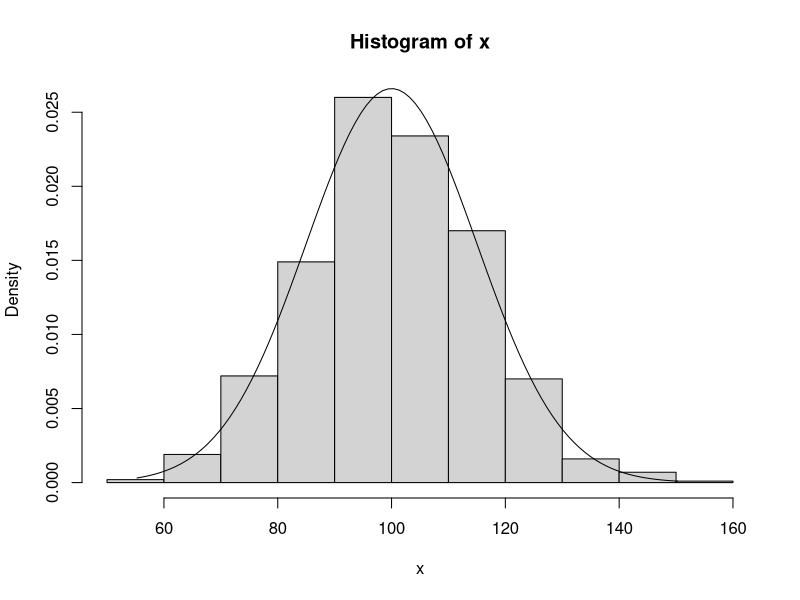
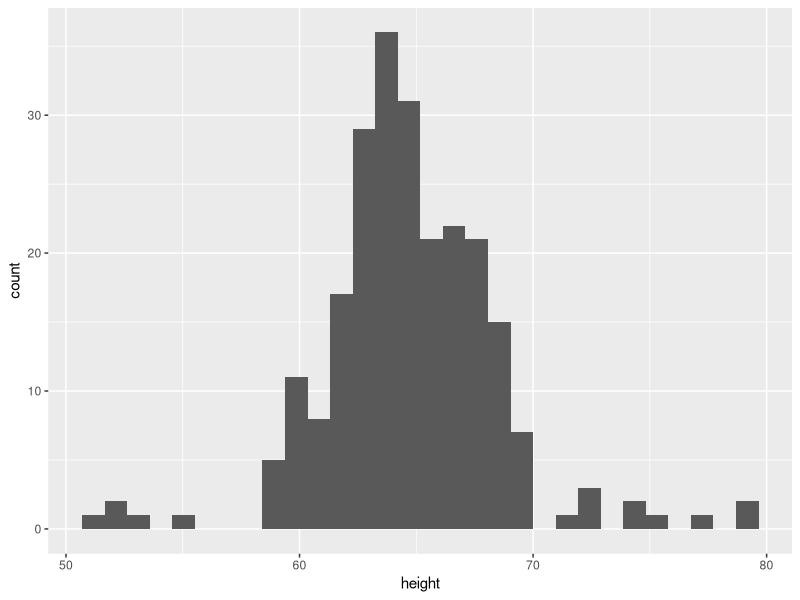
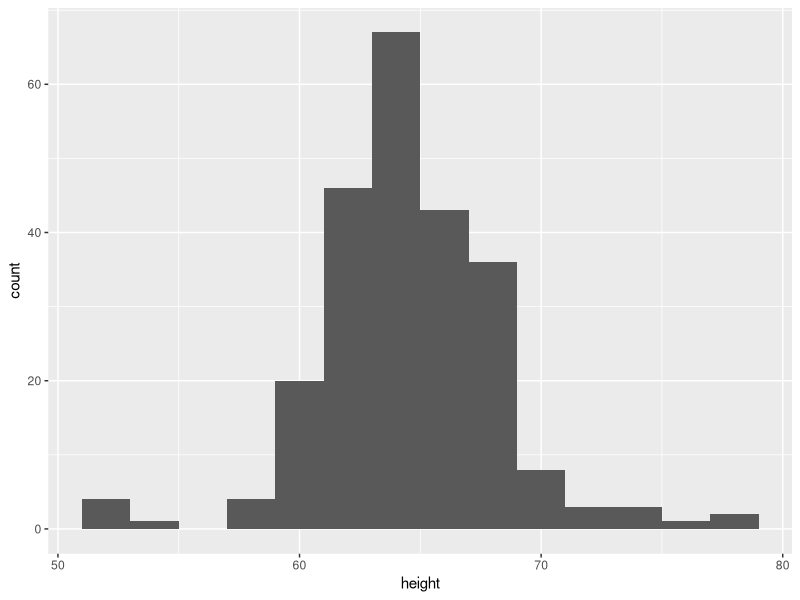
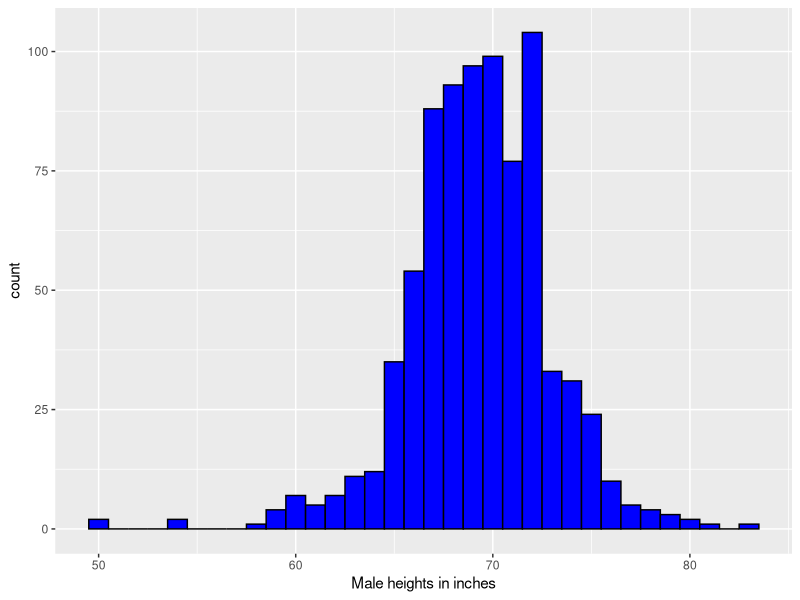
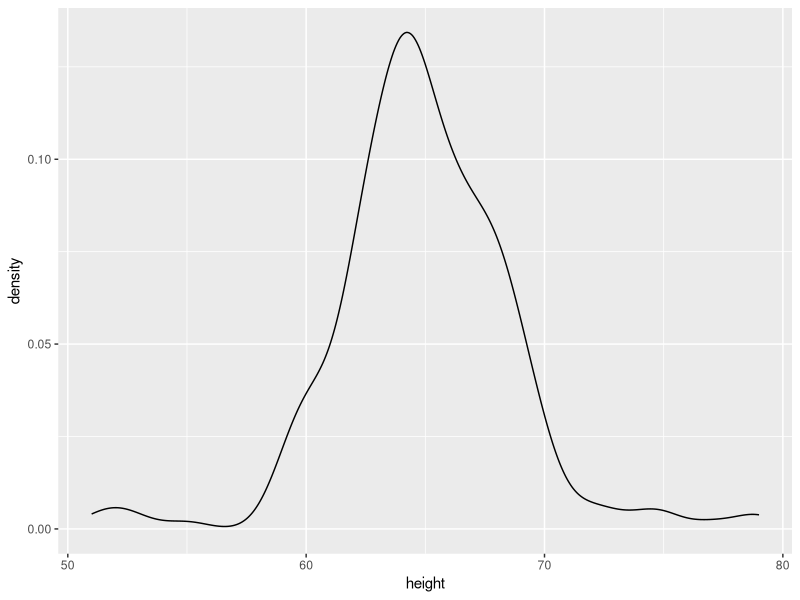
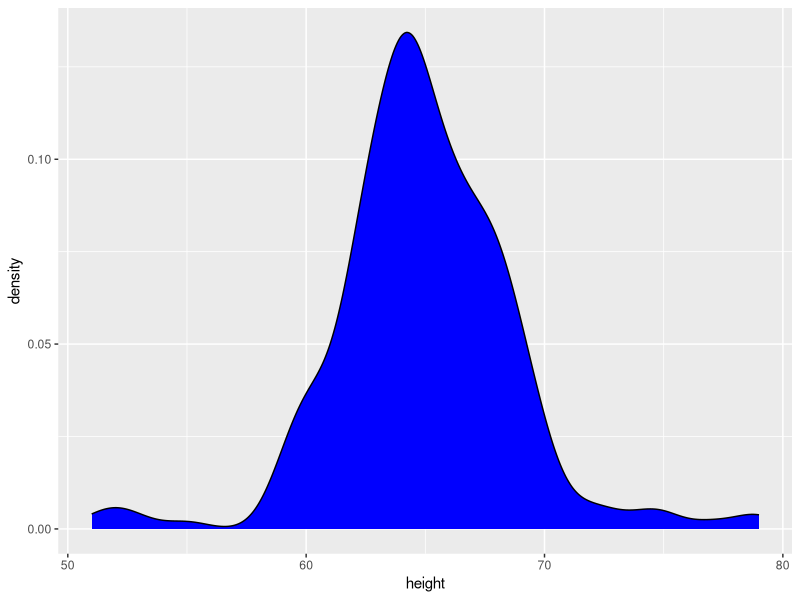
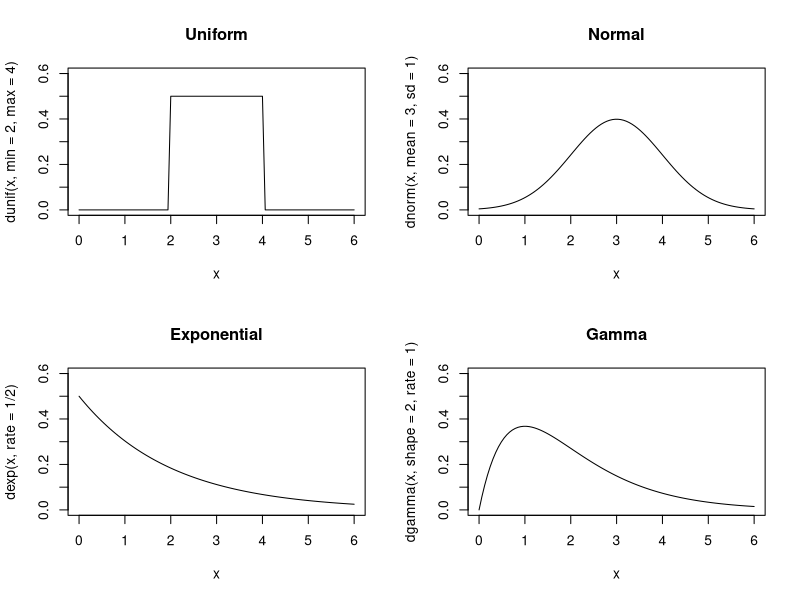
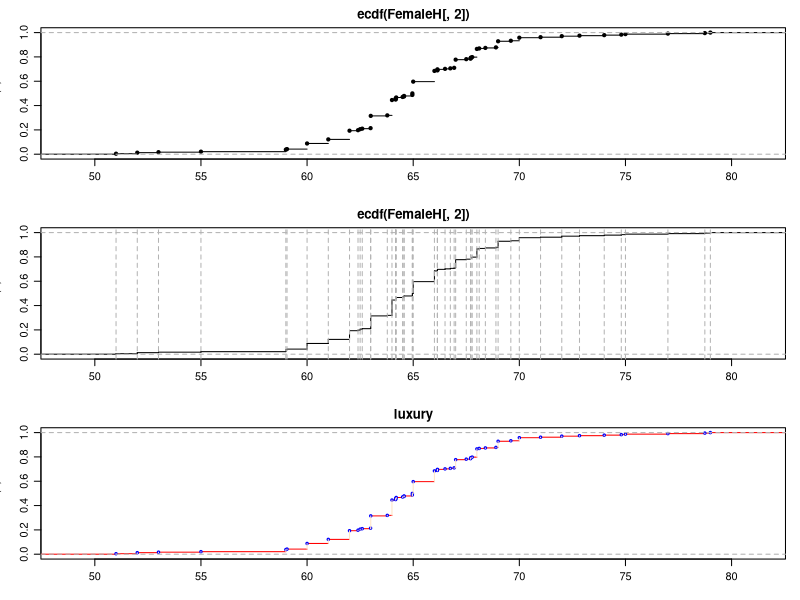

Write the R code that produced these figures, in order.
# 1. How to use different distribution functions in R
# d density, p probability, q quarterly, r random
# dnorm(x, mean, sd)
# pnorm(x, mean, sd)
# qnorm(p, mean, sd)
# rnorm(n, mean, sd)

# x is a vector of numbers.

# p is a vector of probabilities.

# n is number of observations(sample size).
#
# mean is the mean value of the sample data. It's default value is zero.
#
# sd is the standard deviation. It's default value is 1


# a. The Normal Distribtion
# Direct Look-Up
# pnorm is the R function that calculates the c. d. f.
# They look up P(X < 27.4) when X is normal with mean 50 and standard deviation 20.
# Example
pnorm(27.4, mean=50, sd=20)
pnorm(27.4, 50, 20)
#
# Question: Suppose widgit weights produced at Acme Widgit Works have weights that are normally distributed
# with mean 17.46 grams and variance 375.67 grams. What is the probability that a randomly chosen widgit weighs
# more then 19 grams?
#
#   Question Rephrased: What is P(X > 19) when X has the N(17.46, 375.67) distribution?
#
#   Caution: R wants the s. d. as the parameter, not the variance. We'll need to take a square root!

pnorm(19, mean=17.46, sd=sqrt(375.67))#P(X<19)
1-pnorm(19, mean=17.46, sd=sqrt(375.67))

x <- seq(-10, 10, by = .2)
x

# Question: Suppose IQ scores are normally distributed with mean 100 and standard deviation 15. What is the 95th percentile of the distribution of IQ scores?
#
#   Question Rephrased: What is F-1(0.95) when X has the N(100, 152) distribution?

# Inverse Look-Up
# qnorm is the R function that calculates the inverse c. d. f. F-1 of the normal distribution The c. d. f. and the inverse c. d. f. are related by
#
# p = F(x)
# x = F-1(p)
# So given a number p between zero and one, qnorm looks up the p-th quantile of the normal distribution. As with pnorm, optional arguments specify the mean and standard deviation of the distribution.
# Example
qnorm(0.95, mean=100, sd=15)



##########Density
dnorm(0,0, 0.1)

# from density to probability , should do the integration
# Random Variates
# We won't be using the "r" functions (such as rnorm) much. So here we will only give an example without full explanation.

x <- rnorm(1000, mean=100, sd=15)
hist(x, probability=TRUE)

xx <- seq(min(x), max(x), length=100)
lines(xx, dnorm(xx, mean=100, sd=15))
# This generates 1000 i. i. d. normal random numbers (first line), plots their histogram (second line), and graphs the p. d. f. of the same normal distribution (third and forth lines).
#
# b. The Binomial Distribution
# Direct Look-Up, Points
# dbinom is the R function that calculates the p. f. of the binomial distribution. Optional arguments described on the on-line documentation specify the parameters of the particular binomial distribution.
# # Both of the R commands in the box below do exactly the same thing.
#look up P(X = 27) when X is has the Bin(100, 0.25) distribution.
dbinom(27, size=100, prob=0.25)
dbinom(27, 100, 0.25)


# Example
# Question: Suppose widgets produced at Acme Widget Works have probability 0.005 of being defective.
# Suppose widgets are shipped in cartons containing 25 widgets.
# What is the probability that a randomly chosen carton contains exactly one defective widgit?
#
#   Question Rephrased: What is P(X = 1) when X has the Bin(25, 0.005) distribution?
#
#   Answer:
dbinom(1, 25, 0.005)

# Example:  Problem
# Suppose there are twelve multiple choice questions in an English class quiz.
# Each question has five possible answers, and only one of them is correct.
# Find the probability of having four or less correct answers if a student attempts to answer every question at random.

# Solution
# Since only one out of five possible answers is correct,
# # the probability of answering a question correctly by random is 1/5=0.2.
# We can find the probability of having exactly 4 correct answers by random attempts as follows.
# P(x=4)

dbinom(4, size=12, prob=0.2) # P(X=4)
# To find the probability of having four or less correct answers by random attempts, we apply the function dbinom with x = 0,…,4.
#P(x<=4)
dbinom(0, size=12, prob=0.2) +
  + dbinom(1, size=12, prob=0.2) +
  + dbinom(2, size=12, prob=0.2) +
  + dbinom(3, size=12, prob=0.2) +
  + dbinom(4, size=12, prob=0.2)

# Alternatively, we can use the cumulative probability function for binomial distribution pbinom.

pbinom(4, size=12, prob=0.2)

# The probability of four or less questions answered correctly by random in a twelve question multiple choice quiz is 92.7%.
# Direct Look-Up, Intervals
# pbinom is the R function that calculates the c. d. f. of the binomial distribution. Optional arguments described on the on-line documentation specify the parameters of the particular binomial distribution.
#
# Both of the R commands in the box below do exactly the same thing.

pbinom(27, size=100, prob=0.25)
# pbinom(27, 100, 0.25)

options("scipen"=100, "digits"=4) # define the scientific style
# options("scipen"=-100, "digits"=4)

# They look up P(X <= 27) when X is has the Bin(100, 0.25) distribution. (Note the less than or equal to sign. It's important when working with a discrete distribution!)
#

# Example
# Question: Suppose widgets produced at Acme Widget Works have probability 0.005 of being defective. Suppose widgets are shipped in cartons containing 25 widgets. What is the probability that a randomly chosen carton contains no more than one defective widget?
#
# Question Rephrased: What is P(X <= 1) when X has the Bin(25, 0.005) distribution?
#
# Answer:

pbinom(1, 25, 0.005)
dbinom(0,25,0.005)+dbinom(1,25,0.005)

# The quantile is defined as the smallest value x such that F(x) >= p, where F is the distribution function.
# When the p-th quantile is non unique, there is a whole interval of values each of which is a p-th quantile. The documentation says that qbinom (and other "q" functions, for that matter) returns the smallest of these values. That is one sensible definition of an "inverse c. d. f." In the terminology of Section  of the course notes, the function defined by qbinom is a right inverse of the function defined by pbinom, that is,
# q == pbinom(qbinom(q, n, p)),       0 < q < 1,   0 < p < 1,   n a positive integer
# is always true, but the analogous formula with pnorm and qnorm reversed does not necessarily hold.



# Example
# Question: What are the 10th, 20th, and so forth quartiles of the Bin(10, 1/3) distribution?
#
#   Answer:
qbinom(0.1, 10, 1/3)
qbinom(0.9, 10, 1/3)
# and so forth, or all at once with
qbinom(seq(0.1, 0.9, 0.1), 10, 1/3)

# 2. How to plot distribution in R
# install.packages("tidyverse")
# install.packages("dslabs")
library(tidyverse)
library(dslabs)
library(ggplot2)
data(heights)
names(heights)
view(heights)
#############Histogram
library(ggplot2)
heights %>%
  filter(sex == "Female") %>%
  ggplot(aes(height)) +
  geom_histogram()

heights %>%
  filter(sex == "Female") %>%
  ggplot(aes(height)) +
  geom_histogram(binwidth = 2)

heights %>%
  filter(sex == "Male") %>%
  ggplot(aes(height)) +
  geom_histogram(binwidth = 1, fill = "blue", col = "black") +
  xlab("Male heights in inches")

  #############Density
heights %>%
  filter(sex == "Female") %>%
  ggplot(aes(height)) +
  geom_density()

heights %>%
  filter(sex == "Female") %>%
  ggplot(aes(height)) +
  geom_density(fill="blue")


###density distribution function

x<-seq(from=-3,to=+3,length.out=1000)

# It is noted that all the R built-in probability distributions include a density
# function. For a particular density, the function name is “d” prepended to the
# density name. For example, the density function for the normal distribution
# is dnorm, the density for the gamma distribution is dgamma, and so forth.
# If the first argument of the density function is a vector, then the function
# calculates the density at each point and returns the vector of densities.

x<-seq(from=0,to=6,length.out=100) # Define the density domain
ylim<-c(0,0.6)
# op <- par(mfrow = c(2, 2), mgp = c(3, 0.8, 0), mar =  .1+c(3,3,2,1))
par(mfrow=c(2,2)) # Create a 2x2 plotting area

plot(x,dunif(x,min=2,max=4),main="Uniform",type="l",ylim=ylim) #Plot a uniform density
plot(x,dnorm(x,mean=3,sd=1),main="Normal",type="l",ylim=ylim) #Plot a Normal density
plot(x,dexp(x,rate=1/2),main="Exponential",type="l",ylim=ylim) #Plot an Exponential density
plot(x,dgamma(x,shape=2,rate=1),main="Gamma",type="l",ylim=ylim) #Plot a Gamma density



#####plot cdf
FemaleH<-heights %>%
  filter(sex == "Female")

View(FemaleH)


Fecdf <- ecdf(FemaleH[,2])
summary(Fecdf)

op <- par(mfrow = c(3, 1), mgp = c(3, 0.8, 0), mar =  .1+c(3,3,2,1))
plot(Fecdf)
plot(Fecdf,verticals = TRUE, do.points = FALSE)
abline(v = knots(Fecdf), lty = 2, col = "gray70") #cex, size lty line type;pch, point type and  col color,the x-value(s) for vertical line(s).
## luxury plot
plot(Fecdf, verticals = TRUE, col.points = "blue",
     col.hor = "red", col.vert = "bisque",main="luxury",cex=0.5)
par(op) #cancel par defined before

plot(Fecdf)
plot.ecdf(FemaleH[,2],main="simple")



### get data and calculate key summary statistics
# extract "Ozone" data vector for New York
ozone = airquality$Ozone
# calculate the number of non-missing values in "ozone"
n = sum(!is.na(ozone))
# Now, let’s use the ecdf() function to obtain the empirical CDF values.  You can see what the output looks like below.

# obtain empirical CDF values
ozone.ecdf = ecdf(ozone)
plot(ozone.ecdf, xlab = 'Sample Quantiles of Ozone', ylab = '', main = 'Empirical Cumluative Distribution\nOzone Pollution in New York')

# add label for y-axis
# the "line" option is used to set the position of the label
# the "side" option specifies the left side
mtext(text = expression(hat(F)[n](x)), side = 2, line = 2.5)

summary(fivenum(ozone))

### empirical cumulative distribution function using sort() and plot()

# ordering the ozone data
ozone.ordered = sort(ozone)


# plot the possible values of probability (0 to 1) against the ordered ozone data (sample quantiles of ozone)
# notice the option type = 's' for plotting the step functions
plot(ozone.ordered, (1:n)/n, type = 's', ylim = c(0, 1), xlab = 'Sample Quantiles of Ozone', ylab = '', main = 'Empirical Cumluative Distribution\nOzone Pollution in New York')

# mark the 3rd quartile
abline(v = 62.5, h = 0.75)

# add a legend
legend(65, 0.7, '3rd Quartile = 63.5', box.lwd = 0)

# add the label on the y-axis
mtext(text = expression(hat(F)[n](x)), side = 2, line = 2.5)




#
# ###############
# # ecdf
#
# x <- rnorm(12)
# Fn <- ecdf(x)
# Fn     # a *function*
# Fn(x)  # returns the percentiles for x
# tt <- seq(-2, 2, by = 0.1)
# 12 * Fn(tt) # Fn is a 'simple' function {with values k/12}
# summary(Fn)
# ##--> see below for graphics
# knots(Fn)  # the unique data values {12 of them if there were no ties}
#
# y <- round(rnorm(12), 1); y[3] <- y[1]
# Fn12 <- ecdf(y)
# Fn12
# knots(Fn12) # unique values (always less than 12!)
# summary(Fn12)
# summary.stepfun(Fn12)
#
# ## Advanced: What's inside the function closure?
# ls(environment(Fn12))
# ## "f"     "method" "na.rm"  "nobs"   "x"     "y"    "yleft"  "yright"
# utils::ls.str(environment(Fn12))
# stopifnot(all.equal(quantile(Fn12), quantile(y)))
#
#
#
# require(graphics)
#
# op <- par(mfrow = c(3, 1), mgp = c(1.5, 0.8, 0), mar =  .1+c(3,3,2,1))
#
# F10 <- ecdf(rnorm(10))
# summary(F10)
#
# plot(F10)
# plot(F10, verticals = TRUE, do.points = FALSE)
#
# plot(Fn12 , lwd = 2) ; mtext("lwd = 2", adj = 1)
# xx <- unique(sort(c(seq(-3, 2, length = 201), knots(Fn12))))
# lines(xx, Fn12(xx), col = "blue")
# abline(v = knots(Fn12), lty = 2, col = "gray70")
#
# plot(xx, Fn12(xx), type = "o", cex = .1)  #- plot.default {ugly}
# plot(Fn12, col.hor = "red", add =  TRUE)  #- plot method
# abline(v = knots(Fn12), lty = 2, col = "gray70") # lty line type; and  col color,the x-value(s) for vertical line(s).
# ## luxury plot
# plot(Fn12, verticals = TRUE, col.points = "blue",
#      col.hor = "red", col.vert = "bisque")
#
# ##-- this works too (automatic call to  ecdf(.)):
# plot.ecdf(rnorm(24))
# title("via  simple  plot.ecdf(x)", adj = 1)
#
# par(op) #cancel par defined before
#
